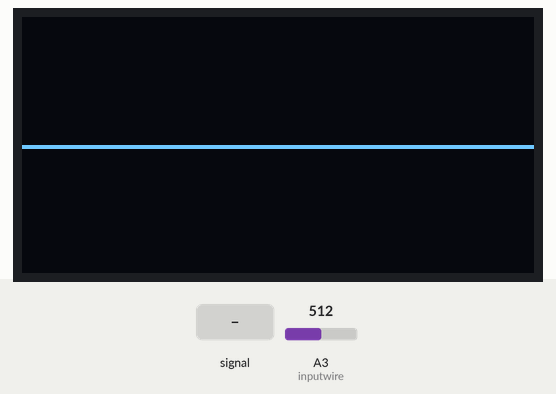
Simulated run of this sketch. Board: Arduino Uno, built with avr-gcc and run on an emulated ATmega328P. Parts: 128×64 one-colour display. The test bench sets the inputs (shaded band); at power-on: A3 (inputwire) = 512.

Above: at 1.2 s.
1.3 s: A3 (inputwire) fed a 200 Hz sine of ±81 counts around its level
At 1.38 s:
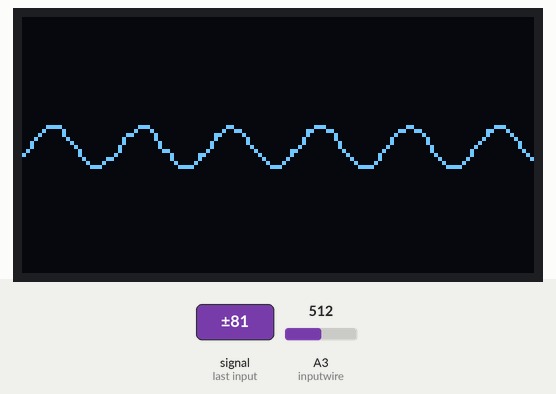
2.8 s: A3 (inputwire) set to 716
At 3.8 s:
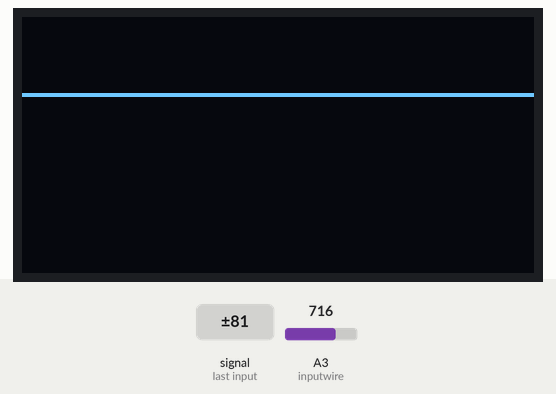
4.3 s: A3 (inputwire) set to 900
At 5.0 s:
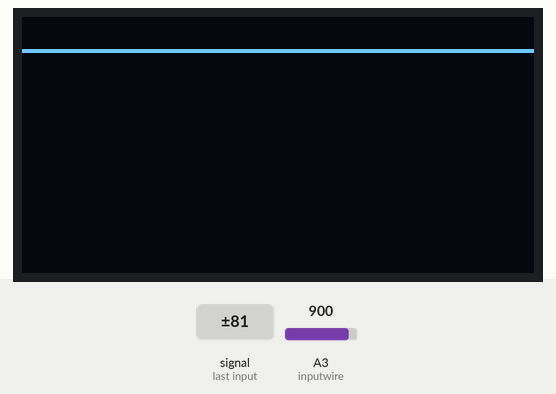
5.8 s: A3 (inputwire) set to 1023
At 6.2 s:
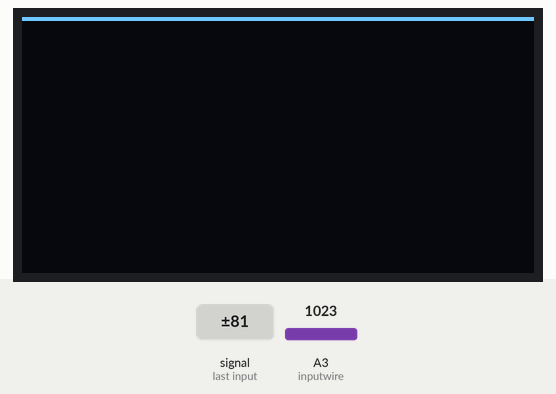
Timing chart, 0 to 8.3 s (numbered marks = the images above; inputs shaded):
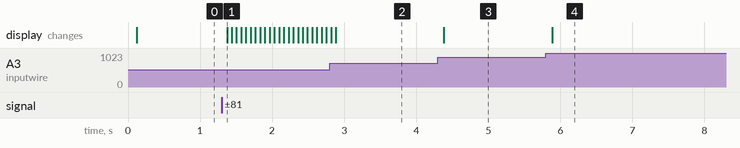

Measured:
- after the input at 1.3 s, the display: changes after 0.07 s (image 1)
- after the input at 4.3 s, the display: changes after 0.08 s (image 3)
- after the input at 5.8 s, the display: changes after 0.09 s (image 4)

The sketch:

oscvisualize.ino
```cpp
#include <Adafruit_GFX.h>
#include <Adafruit_SSD1306.h>

#define WD 128 //screen width
#define HG 64 //screen height

Adafruit_SSD1306 display(WD, HG, &Wire, -1);

const int inputwire = A3;
const int ld = 100; //setting a number for loop iterations
float time = 0.1;
float volts = 0.1;

void setup() {
  pinMode(inputwire, INPUT);

  display.begin(SSD1306_SWITCHCAPVCC, 0x3C);
  display.clearDisplay();
  display.setTextColor(WHITE);
  display.setTextSize(1);
  display.setCursor(0, 0);
  display.display();
}

void loop() {
  display.clearDisplay();
  set_env();

  int X_initial = 0;
  int Y_initial = map(analogRead(inputwire), 0, 1023, HG - 1, 0);

  for (int i = 1; i < ld; i++) {
    float time = i * time;
    int x = map(i, 0, ld - 1, 0, WD - 1);
    int signal = analogRead(inputwire);
    int y = map(signal, 0, 1023, HG - 1, 0);

    display.drawLine(X_initial, Y_initial, x, y, WHITE);

    X_initial = x;
    Y_initial = y;
  }

  display.display();
}

void set_env() {
  int max_signal = 0;
  int min_signal = 1023;

  unsigned long origin = millis();
  unsigned long end;

  for (int i = 0; i < ld; i++) {
    int signal = analogRead(inputwire);
    max_signal = max(max_signal, signal);
    min_signal = min(min_signal, signal);

    end = millis();
    if (end - origin >= 100) {
      float time_spent = (end - origin) / 1000.0;
      time = time_spent / i;
      break;
    }
  }

  volts = (max_signal - min_signal) / (float)HG;
}
```
